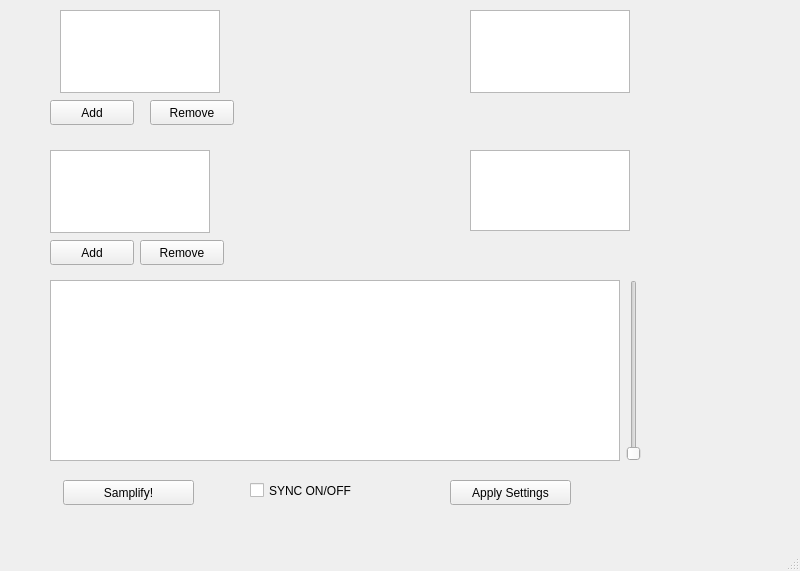
<?xml version="1.0" encoding="UTF-8"?>
<ui version="4.0">
 <class>MainWindow</class>
 <widget class="QMainWindow" name="MainWindow">
  <property name="geometry">
   <rect>
    <x>0</x>
    <y>0</y>
    <width>800</width>
    <height>571</height>
   </rect>
  </property>
  <property name="windowTitle">
   <string>MainWindow</string>
  </property>
  <widget class="QWidget" name="centralwidget">
   <widget class="QWidget" name="gridLayoutWidget">
    <property name="geometry">
     <rect>
      <x>60</x>
      <y>10</y>
      <width>160</width>
      <height>83</height>
     </rect>
    </property>
    <layout class="QGridLayout" name="gridLayout">
     <item row="0" column="0">
      <widget class="QTreeView" name="librariesTreeView"/>
     </item>
    </layout>
   </widget>
   <widget class="QWidget" name="gridLayoutWidget_2">
    <property name="geometry">
     <rect>
      <x>470</x>
      <y>10</y>
      <width>160</width>
      <height>83</height>
     </rect>
    </property>
    <layout class="QGridLayout" name="gridLayout_2">
     <item row="0" column="0">
      <widget class="QColumnView" name="librariesContentsColumnView"/>
     </item>
    </layout>
   </widget>
   <widget class="QPushButton" name="addLibraryPushButton">
    <property name="geometry">
     <rect>
      <x>50</x>
      <y>100</y>
      <width>84</width>
      <height>25</height>
     </rect>
    </property>
    <property name="text">
     <string>Add</string>
    </property>
   </widget>
   <widget class="QPushButton" name="removeLibraryPushButton">
    <property name="geometry">
     <rect>
      <x>150</x>
      <y>100</y>
      <width>84</width>
      <height>25</height>
     </rect>
    </property>
    <property name="text">
     <string>Remove</string>
    </property>
   </widget>
   <widget class="QWidget" name="gridLayoutWidget_3">
    <property name="geometry">
     <rect>
      <x>50</x>
      <y>150</y>
      <width>160</width>
      <height>83</height>
     </rect>
    </property>
    <layout class="QGridLayout" name="gridLayout_3">
     <item row="0" column="0">
      <widget class="QTreeView" name="outputTreeView"/>
     </item>
    </layout>
   </widget>
   <widget class="QWidget" name="gridLayoutWidget_4">
    <property name="geometry">
     <rect>
      <x>470</x>
      <y>150</y>
      <width>160</width>
      <height>81</height>
     </rect>
    </property>
    <layout class="QGridLayout" name="gridLayout_4">
     <item row="0" column="0">
      <widget class="QColumnView" name="outputPropertiesColumnView"/>
     </item>
    </layout>
   </widget>
   <widget class="QPushButton" name="addOutputFolderPushButton">
    <property name="geometry">
     <rect>
      <x>50</x>
      <y>240</y>
      <width>84</width>
      <height>25</height>
     </rect>
    </property>
    <property name="text">
     <string>Add</string>
    </property>
   </widget>
   <widget class="QPushButton" name="removeOutputFolderPushButton">
    <property name="geometry">
     <rect>
      <x>140</x>
      <y>240</y>
      <width>84</width>
      <height>25</height>
     </rect>
    </property>
    <property name="text">
     <string>Remove</string>
    </property>
   </widget>
   <widget class="QWidget" name="gridLayoutWidget_5">
    <property name="geometry">
     <rect>
      <x>50</x>
      <y>280</y>
      <width>591</width>
      <height>181</height>
     </rect>
    </property>
    <layout class="QGridLayout" name="gridLayout_5">
     <item row="0" column="1">
      <widget class="QSlider" name="consoleVerticalSlider">
       <property name="orientation">
        <enum>Qt::Vertical</enum>
       </property>
      </widget>
     </item>
     <item row="0" column="0">
      <widget class="QListView" name="consoleListView"/>
     </item>
    </layout>
   </widget>
   <widget class="QPushButton" name="samplifyStartPushButton">
    <property name="geometry">
     <rect>
      <x>63</x>
      <y>480</y>
      <width>131</width>
      <height>25</height>
     </rect>
    </property>
    <property name="text">
     <string>Samplify!</string>
    </property>
   </widget>
   <widget class="QPushButton" name="samplifyApplySettingsPushButton">
    <property name="geometry">
     <rect>
      <x>450</x>
      <y>480</y>
      <width>121</width>
      <height>25</height>
     </rect>
    </property>
    <property name="text">
     <string>Apply Settings</string>
    </property>
   </widget>
   <widget class="QCheckBox" name="syncEnableCheckbox">
    <property name="geometry">
     <rect>
      <x>250</x>
      <y>480</y>
      <width>111</width>
      <height>21</height>
     </rect>
    </property>
    <property name="text">
     <string>SYNC ON/OFF</string>
    </property>
   </widget>
  </widget>
  <widget class="QMenuBar" name="menubar">
   <property name="geometry">
    <rect>
     <x>0</x>
     <y>0</y>
     <width>800</width>
     <height>25</height>
    </rect>
   </property>
  </widget>
  <widget class="QStatusBar" name="statusbar"/>
 </widget>
 <resources/>
 <connections/>
</ui>
